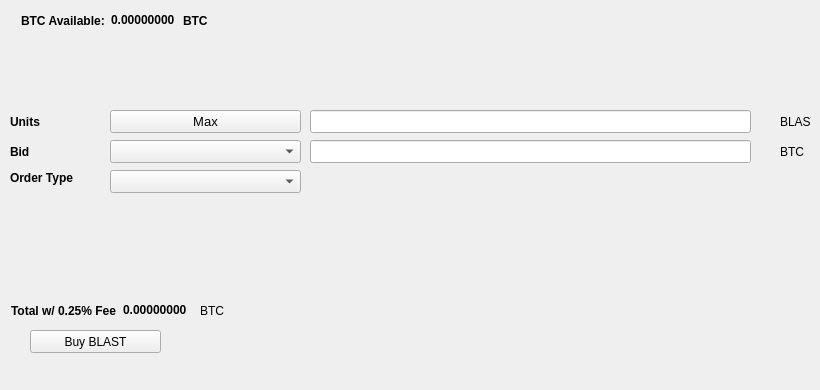
   <widget class="QWidget" name="BuyTab">
    <attribute name="title">
     <string>Buy</string>
    </attribute>
    <widget class="QPushButton" name="BuyBLAST">
     <property name="geometry">
      <rect>
       <x>30</x>
       <y>330</y>
       <width>131</width>
       <height>23</height>
      </rect>
     </property>
     <property name="text">
      <string>Buy BLAST</string>
     </property>
     <property name="icon">
      <iconset resource="../blastx.qrc">
       <normaloff>:/icons/bitcoin</normaloff>:/icons/bitcoin</iconset>
     </property>
    </widget>
    <widget class="QLabel" name="label_3">
     <property name="geometry">
      <rect>
       <x>10</x>
       <y>110</y>
       <width>46</width>
       <height>23</height>
      </rect>
     </property>
     <property name="font">
      <font>
       <weight>75</weight>
       <bold>true</bold>
      </font>
     </property>
     <property name="text">
      <string>Units</string>
     </property>
    </widget>
    <widget class="QLineEdit" name="UnitsInput">
     <property name="geometry">
      <rect>
       <x>310</x>
       <y>110</y>
       <width>441</width>
       <height>23</height>
      </rect>
     </property>
     <property name="font">
      <font>
       <pointsize>9</pointsize>
       <weight>75</weight>
       <bold>true</bold>
      </font>
     </property>
    </widget>
    <widget class="QLineEdit" name="BuyBidPriceEdit">
     <property name="geometry">
      <rect>
       <x>310</x>
       <y>140</y>
       <width>441</width>
       <height>23</height>
      </rect>
     </property>
     <property name="font">
      <font>
       <pointsize>9</pointsize>
       <weight>75</weight>
       <bold>true</bold>
      </font>
     </property>
    </widget>
    <widget class="QLabel" name="label_4">
     <property name="geometry">
      <rect>
       <x>780</x>
       <y>110</y>
       <width>31</width>
       <height>23</height>
      </rect>
     </property>
     <property name="text">
      <string>BLAST</string>
     </property>
    </widget>
    <widget class="QLabel" name="label_5">
     <property name="geometry">
      <rect>
       <x>780</x>
       <y>140</y>
       <width>31</width>
       <height>23</height>
      </rect>
     </property>
     <property name="text">
      <string>BTC</string>
     </property>
    </widget>
    <widget class="QLabel" name="label_6">
     <property name="geometry">
      <rect>
       <x>10</x>
       <y>140</y>
       <width>46</width>
       <height>23</height>
      </rect>
     </property>
     <property name="font">
      <font>
       <weight>75</weight>
       <bold>true</bold>
      </font>
     </property>
     <property name="text">
      <string>Bid</string>
     </property>
    </widget>
    <widget class="QLabel" name="label_7">
     <property name="geometry">
      <rect>
       <x>10</x>
       <y>170</y>
       <width>91</width>
       <height>16</height>
      </rect>
     </property>
     <property name="font">
      <font>
       <weight>75</weight>
       <bold>true</bold>
      </font>
     </property>
     <property name="text">
      <string>Order Type</string>
     </property>
    </widget>
    <widget class="QPushButton" name="Buy_Max_Amount">
     <property name="geometry">
      <rect>
       <x>110</x>
       <y>110</y>
       <width>191</width>
       <height>23</height>
      </rect>
     </property>
     <property name="font">
      <font>
       <pointsize>10</pointsize>
      </font>
     </property>
     <property name="text">
      <string>Max</string>
     </property>
    </widget>
    <widget class="QComboBox" name="BuyBidcomboBox">
     <property name="geometry">
      <rect>
       <x>110</x>
       <y>140</y>
       <width>191</width>
       <height>23</height>
      </rect>
     </property>
     <property name="font">
      <font>
       <pointsize>10</pointsize>
      </font>
     </property>
    </widget>
    <widget class="QComboBox" name="buyOrdertypeCombo">
     <property name="geometry">
      <rect>
       <x>110</x>
       <y>170</y>
       <width>191</width>
       <height>23</height>
      </rect>
     </property>
     <property name="font">
      <font>
       <pointsize>10</pointsize>
      </font>
     </property>
    </widget>
    <widget class="QWidget" name="layoutWidget1">
     <property name="geometry">
      <rect>
       <x>21</x>
       <y>11</y>
       <width>227</width>
       <height>19</height>
      </rect>
     </property>
     <layout class="QHBoxLayout" name="horizontalLayout_3">
      <item>
       <widget class="QLabel" name="label232">
        <property name="font">
         <font>
          <weight>75</weight>
          <bold>true</bold>
         </font>
        </property>
        <property name="text">
         <string>BTC Available:</string>
        </property>
       </widget>
      </item>
      <item>
       <widget class="QLabel" name="BtcAvailableLbl">
        <property name="palette">
         <palette>
          <active>
           <colorrole role="WindowText">
            <brush brushstyle="SolidPattern">
             <color alpha="255">
              <red>0</red>
              <green>0</green>
              <blue>0</blue>
             </color>
            </brush>
           </colorrole>
           <colorrole role="Button">
            <brush brushstyle="SolidPattern">
             <color alpha="255">
              <red>0</red>
              <green>170</green>
              <blue>0</blue>
             </color>
            </brush>
           </colorrole>
           <colorrole role="Light">
            <brush brushstyle="SolidPattern">
             <color alpha="255">
              <red>0</red>
              <green>255</green>
              <blue>0</blue>
             </color>
            </brush>
           </colorrole>
           <colorrole role="Midlight">
            <brush brushstyle="SolidPattern">
             <color alpha="255">
              <red>0</red>
              <green>212</green>
              <blue>0</blue>
             </color>
            </brush>
           </colorrole>
           <colorrole role="Dark">
            <brush brushstyle="SolidPattern">
             <color alpha="255">
              <red>0</red>
              <green>85</green>
              <blue>0</blue>
             </color>
            </brush>
           </colorrole>
           <colorrole role="Mid">
            <brush brushstyle="SolidPattern">
             <color alpha="255">
              <red>0</red>
              <green>113</green>
              <blue>0</blue>
             </color>
            </brush>
           </colorrole>
           <colorrole role="Text">
            <brush brushstyle="SolidPattern">
             <color alpha="255">
              <red>0</red>
              <green>170</green>
              <blue>0</blue>
             </color>
            </brush>
           </colorrole>
           <colorrole role="BrightText">
            <brush brushstyle="SolidPattern">
             <color alpha="255">
              <red>255</red>
              <green>255</green>
              <blue>255</blue>
             </color>
            </brush>
           </colorrole>
           <colorrole role="ButtonText">
            <brush brushstyle="SolidPattern">
             <color alpha="255">
              <red>0</red>
              <green>0</green>
              <blue>0</blue>
             </color>
            </brush>
           </colorrole>
           <colorrole role="Base">
            <brush brushstyle="SolidPattern">
             <color alpha="255">
              <red>255</red>
              <green>255</green>
              <blue>255</blue>
             </color>
            </brush>
           </colorrole>
           <colorrole role="Window">
            <brush brushstyle="SolidPattern">
             <color alpha="255">
              <red>0</red>
              <green>170</green>
              <blue>0</blue>
             </color>
            </brush>
           </colorrole>
           <colorrole role="Shadow">
            <brush brushstyle="SolidPattern">
             <color alpha="255">
              <red>0</red>
              <green>0</green>
              <blue>0</blue>
             </color>
            </brush>
           </colorrole>
           <colorrole role="AlternateBase">
            <brush brushstyle="SolidPattern">
             <color alpha="255">
              <red>127</red>
              <green>212</green>
              <blue>127</blue>
             </color>
            </brush>
           </colorrole>
           <colorrole role="ToolTipBase">
            <brush brushstyle="SolidPattern">
             <color alpha="255">
              <red>255</red>
              <green>255</green>
              <blue>220</blue>
             </color>
            </brush>
           </colorrole>
           <colorrole role="ToolTipText">
            <brush brushstyle="SolidPattern">
             <color alpha="255">
              <red>0</red>
              <green>0</green>
              <blue>0</blue>
             </color>
            </brush>
           </colorrole>
          </active>
          <inactive>
           <colorrole role="WindowText">
            <brush brushstyle="SolidPattern">
             <color alpha="255">
              <red>0</red>
              <green>0</green>
              <blue>0</blue>
             </color>
            </brush>
           </colorrole>
           <colorrole role="Button">
            <brush brushstyle="SolidPattern">
             <color alpha="255">
              <red>0</red>
              <green>170</green>
              <blue>0</blue>
             </color>
            </brush>
           </colorrole>
           <colorrole role="Light">
            <brush brushstyle="SolidPattern">
             <color alpha="255">
              <red>0</red>
              <green>255</green>
              <blue>0</blue>
             </color>
            </brush>
           </colorrole>
           <colorrole role="Midlight">
            <brush brushstyle="SolidPattern">
             <color alpha="255">
              <red>0</red>
              <green>212</green>
              <blue>0</blue>
             </color>
            </brush>
           </colorrole>
           <colorrole role="Dark">
            <brush brushstyle="SolidPattern">
             <color alpha="255">
              <red>0</red>
              <green>85</green>
              <blue>0</blue>
             </color>
            </brush>
           </colorrole>
           <colorrole role="Mid">
            <brush brushstyle="SolidPattern">
             <color alpha="255">
              <red>0</red>
              <green>113</green>
              <blue>0</blue>
             </color>
            </brush>
           </colorrole>
           <colorrole role="Text">
            <brush brushstyle="SolidPattern">
             <color alpha="255">
              <red>0</red>
              <green>170</green>
              <blue>0</blue>
             </color>
            </brush>
           </colorrole>
           <colorrole role="BrightText">
            <brush brushstyle="SolidPattern">
             <color alpha="255">
              <red>255</red>
              <green>255</green>
              <blue>255</blue>
             </color>
            </brush>
           </colorrole>
           <colorrole role="ButtonText">
            <brush brushstyle="SolidPattern">
             <color alpha="255">
              <red>0</red>
              <green>0</green>
              <blue>0</blue>
             </color>
            </brush>
           </colorrole>
           <colorrole role="Base">
            <brush brushstyle="SolidPattern">
             <color alpha="255">
              <red>255</red>
              <green>255</green>
              <blue>255</blue>
             </color>
            </brush>
           </colorrole>
           <colorrole role="Window">
            <brush brushstyle="SolidPattern">
             <color alpha="255">
              <red>0</red>
              <green>170</green>
              <blue>0</blue>
             </color>
            </brush>
           </colorrole>
           <colorrole role="Shadow">
            <brush brushstyle="SolidPattern">
             <color alpha="255">
              <red>0</red>
              <green>0</green>
              <blue>0</blue>
             </color>
            </brush>
           </colorrole>
           <colorrole role="AlternateBase">
            <brush brushstyle="SolidPattern">
             <color alpha="255">
              <red>127</red>
              <green>212</green>
              <blue>127</blue>
             </color>
            </brush>
           </colorrole>
           <colorrole role="ToolTipBase">
            <brush brushstyle="SolidPattern">
             <color alpha="255">
              <red>255</red>
              <green>255</green>
              <blue>220</blue>
             </color>
            </brush>
           </colorrole>
           <colorrole role="ToolTipText">
            <brush brushstyle="SolidPattern">
             <color alpha="255">
              <red>0</red>
              <green>0</green>
              <blue>0</blue>
             </color>
            </brush>
           </colorrole>
          </inactive>
          <disabled>
           <colorrole role="WindowText">
            <brush brushstyle="SolidPattern">
             <color alpha="255">
              <red>0</red>
              <green>85</green>
              <blue>0</blue>
             </color>
            </brush>
           </colorrole>
           <colorrole role="Button">
            <brush brushstyle="SolidPattern">
             <color alpha="255">
              <red>0</red>
              <green>170</green>
              <blue>0</blue>
             </color>
            </brush>
           </colorrole>
           <colorrole role="Light">
            <brush brushstyle="SolidPattern">
             <color alpha="255">
              <red>0</red>
              <green>255</green>
              <blue>0</blue>
             </color>
            </brush>
           </colorrole>
           <colorrole role="Midlight">
            <brush brushstyle="SolidPattern">
             <color alpha="255">
              <red>0</red>
              <green>212</green>
              <blue>0</blue>
             </color>
            </brush>
           </colorrole>
           <colorrole role="Dark">
            <brush brushstyle="SolidPattern">
             <color alpha="255">
              <red>0</red>
              <green>85</green>
              <blue>0</blue>
             </color>
            </brush>
           </colorrole>
           <colorrole role="Mid">
            <brush brushstyle="SolidPattern">
             <color alpha="255">
              <red>0</red>
              <green>113</green>
              <blue>0</blue>
             </color>
            </brush>
           </colorrole>
           <colorrole role="Text">
            <brush brushstyle="SolidPattern">
             <color alpha="255">
              <red>0</red>
              <green>85</green>
              <blue>0</blue>
             </color>
            </brush>
           </colorrole>
           <colorrole role="BrightText">
            <brush brushstyle="SolidPattern">
             <color alpha="255">
              <red>255</red>
              <green>255</green>
              <blue>255</blue>
             </color>
            </brush>
           </colorrole>
           <colorrole role="ButtonText">
            <brush brushstyle="SolidPattern">
             <color alpha="255">
              <red>0</red>
              <green>85</green>
              <blue>0</blue>
             </color>
            </brush>
           </colorrole>
           <colorrole role="Base">
            <brush brushstyle="SolidPattern">
             <color alpha="255">
              <red>0</red>
              <green>170</green>
              <blue>0</blue>
             </color>
            </brush>
           </colorrole>
           <colorrole role="Window">
            <brush brushstyle="SolidPattern">
             <color alpha="255">
              <red>0</red>
              <green>170</green>
              <blue>0</blue>
             </color>
            </brush>
           </colorrole>
           <colorrole role="Shadow">
            <brush brushstyle="SolidPattern">
             <color alpha="255">
              <red>0</red>
              <green>0</green>
              <blue>0</blue>
             </color>
            </brush>
           </colorrole>
           <colorrole role="AlternateBase">
            <brush brushstyle="SolidPattern">
             <color alpha="255">
              <red>0</red>
              <green>170</green>
              <blue>0</blue>
             </color>
            </brush>
           </colorrole>
           <colorrole role="ToolTipBase">
            <brush brushstyle="SolidPattern">
             <color alpha="255">
              <red>255</red>
              <green>255</green>
              <blue>220</blue>
             </color>
            </brush>
           </colorrole>
           <colorrole role="ToolTipText">
            <brush brushstyle="SolidPattern">
             <color alpha="255">
              <red>0</red>
              <green>0</green>
              <blue>0</blue>
             </color>
            </brush>
           </colorrole>
          </disabled>
         </palette>
        </property>
        <property name="font">
         <font>
          <weight>75</weight>
          <bold>true</bold>
         </font>
        </property>
        <property name="text">
         <string>0.00000000</string>
        </property>
        <property name="textInteractionFlags">
         <set>Qt::LinksAccessibleByMouse|Qt::TextSelectableByKeyboard|Qt::TextSelectableByMouse</set>
        </property>
       </widget>
      </item>
      <item>
       <widget class="QLabel" name="BtcAvailableLbl_2">
        <property name="font">
         <font>
          <weight>75</weight>
          <bold>true</bold>
         </font>
        </property>
        <property name="text">
         <string>BTC</string>
        </property>
       </widget>
      </item>
     </layout>
    </widget>
    <widget class="QWidget" name="layoutWidge2">
     <property name="geometry">
      <rect>
       <x>11</x>
       <y>301</y>
       <width>259</width>
       <height>19</height>
      </rect>
     </property>
     <layout class="QHBoxLayout" name="horizontalLayout_4">
      <item>
       <widget class="QLabel" name="label_9">
        <property name="font">
         <font>
          <weight>75</weight>
          <bold>true</bold>
         </font>
        </property>
        <property name="text">
         <string>Total w/ 0.25% Fee</string>
        </property>
       </widget>
      </item>
      <item>
       <widget class="QLabel" name="BuyCostLabel">
        <property name="palette">
         <palette>
          <active>
           <colorrole role="WindowText">
            <brush brushstyle="SolidPattern">
             <color alpha="255">
              <red>0</red>
              <green>0</green>
              <blue>0</blue>
             </color>
            </brush>
           </colorrole>
           <colorrole role="Button">
            <brush brushstyle="SolidPattern">
             <color alpha="255">
              <red>0</red>
              <green>170</green>
              <blue>0</blue>
             </color>
            </brush>
           </colorrole>
           <colorrole role="Light">
            <brush brushstyle="SolidPattern">
             <color alpha="255">
              <red>0</red>
              <green>255</green>
              <blue>0</blue>
             </color>
            </brush>
           </colorrole>
           <colorrole role="Midlight">
            <brush brushstyle="SolidPattern">
             <color alpha="255">
              <red>0</red>
              <green>212</green>
              <blue>0</blue>
             </color>
            </brush>
           </colorrole>
           <colorrole role="Dark">
            <brush brushstyle="SolidPattern">
             <color alpha="255">
              <red>0</red>
              <green>85</green>
              <blue>0</blue>
             </color>
            </brush>
           </colorrole>
           <colorrole role="Mid">
            <brush brushstyle="SolidPattern">
             <color alpha="255">
              <red>0</red>
              <green>113</green>
              <blue>0</blue>
             </color>
            </brush>
           </colorrole>
           <colorrole role="Text">
            <brush brushstyle="SolidPattern">
             <color alpha="255">
              <red>0</red>
              <green>170</green>
              <blue>0</blue>
             </color>
            </brush>
           </colorrole>
           <colorrole role="BrightText">
            <brush brushstyle="SolidPattern">
             <color alpha="255">
              <red>255</red>
              <green>255</green>
              <blue>255</blue>
             </color>
            </brush>
           </colorrole>
           <colorrole role="ButtonText">
            <brush brushstyle="SolidPattern">
             <color alpha="255">
              <red>0</red>
              <green>0</green>
              <blue>0</blue>
             </color>
            </brush>
           </colorrole>
           <colorrole role="Base">
            <brush brushstyle="SolidPattern">
             <color alpha="255">
              <red>255</red>
              <green>255</green>
              <blue>255</blue>
             </color>
            </brush>
           </colorrole>
           <colorrole role="Window">
            <brush brushstyle="SolidPattern">
             <color alpha="255">
              <red>0</red>
              <green>170</green>
              <blue>0</blue>
             </color>
            </brush>
           </colorrole>
           <colorrole role="Shadow">
            <brush brushstyle="SolidPattern">
             <color alpha="255">
              <red>0</red>
              <green>0</green>
              <blue>0</blue>
             </color>
            </brush>
           </colorrole>
           <colorrole role="AlternateBase">
            <brush brushstyle="SolidPattern">
             <color alpha="255">
              <red>127</red>
              <green>212</green>
              <blue>127</blue>
             </color>
            </brush>
           </colorrole>
           <colorrole role="ToolTipBase">
            <brush brushstyle="SolidPattern">
             <color alpha="255">
              <red>255</red>
              <green>255</green>
              <blue>220</blue>
             </color>
            </brush>
           </colorrole>
           <colorrole role="ToolTipText">
            <brush brushstyle="SolidPattern">
             <color alpha="255">
              <red>0</red>
              <green>0</green>
              <blue>0</blue>
             </color>
            </brush>
           </colorrole>
          </active>
          <inactive>
           <colorrole role="WindowText">
            <brush brushstyle="SolidPattern">
             <color alpha="255">
              <red>0</red>
              <green>0</green>
              <blue>0</blue>
             </color>
            </brush>
           </colorrole>
           <colorrole role="Button">
            <brush brushstyle="SolidPattern">
             <color alpha="255">
              <red>0</red>
              <green>170</green>
              <blue>0</blue>
             </color>
            </brush>
           </colorrole>
           <colorrole role="Light">
            <brush brushstyle="SolidPattern">
             <color alpha="255">
              <red>0</red>
              <green>255</green>
              <blue>0</blue>
             </color>
            </brush>
           </colorrole>
           <colorrole role="Midlight">
            <brush brushstyle="SolidPattern">
             <color alpha="255">
              <red>0</red>
              <green>212</green>
              <blue>0</blue>
             </color>
            </brush>
           </colorrole>
           <colorrole role="Dark">
            <brush brushstyle="SolidPattern">
             <color alpha="255">
              <red>0</red>
              <green>85</green>
              <blue>0</blue>
             </color>
            </brush>
           </colorrole>
           <colorrole role="Mid">
            <brush brushstyle="SolidPattern">
             <color alpha="255">
              <red>0</red>
              <green>113</green>
              <blue>0</blue>
             </color>
            </brush>
           </colorrole>
           <colorrole role="Text">
            <brush brushstyle="SolidPattern">
             <color alpha="255">
              <red>0</red>
              <green>170</green>
              <blue>0</blue>
             </color>
            </brush>
           </colorrole>
           <colorrole role="BrightText">
            <brush brushstyle="SolidPattern">
             <color alpha="255">
              <red>255</red>
              <green>255</green>
              <blue>255</blue>
             </color>
            </brush>
           </colorrole>
           <colorrole role="ButtonText">
            <brush brushstyle="SolidPattern">
             <color alpha="255">
              <red>0</red>
              <green>0</green>
              <blue>0</blue>
             </color>
            </brush>
           </colorrole>
           <colorrole role="Base">
            <brush brushstyle="SolidPattern">
             <color alpha="255">
              <red>255</red>
              <green>255</green>
              <blue>255</blue>
             </color>
            </brush>
           </colorrole>
           <colorrole role="Window">
            <brush brushstyle="SolidPattern">
             <color alpha="255">
              <red>0</red>
              <green>170</green>
              <blue>0</blue>
             </color>
            </brush>
           </colorrole>
           <colorrole role="Shadow">
            <brush brushstyle="SolidPattern">
             <color alpha="255">
              <red>0</red>
              <green>0</green>
              <blue>0</blue>
             </color>
            </brush>
           </colorrole>
           <colorrole role="AlternateBase">
            <brush brushstyle="SolidPattern">
             <color alpha="255">
              <red>127</red>
              <green>212</green>
              <blue>127</blue>
             </color>
            </brush>
           </colorrole>
           <colorrole role="ToolTipBase">
            <brush brushstyle="SolidPattern">
             <color alpha="255">
              <red>255</red>
              <green>255</green>
              <blue>220</blue>
             </color>
            </brush>
           </colorrole>
           <colorrole role="ToolTipText">
            <brush brushstyle="SolidPattern">
             <color alpha="255">
              <red>0</red>
              <green>0</green>
              <blue>0</blue>
             </color>
            </brush>
           </colorrole>
          </inactive>
          <disabled>
           <colorrole role="WindowText">
            <brush brushstyle="SolidPattern">
             <color alpha="255">
              <red>0</red>
              <green>85</green>
              <blue>0</blue>
             </color>
            </brush>
           </colorrole>
           <colorrole role="Button">
            <brush brushstyle="SolidPattern">
             <color alpha="255">
              <red>0</red>
              <green>170</green>
              <blue>0</blue>
             </color>
            </brush>
           </colorrole>
           <colorrole role="Light">
            <brush brushstyle="SolidPattern">
             <color alpha="255">
              <red>0</red>
              <green>255</green>
              <blue>0</blue>
             </color>
            </brush>
           </colorrole>
           <colorrole role="Midlight">
            <brush brushstyle="SolidPattern">
             <color alpha="255">
              <red>0</red>
              <green>212</green>
              <blue>0</blue>
             </color>
            </brush>
           </colorrole>
           <colorrole role="Dark">
            <brush brushstyle="SolidPattern">
             <color alpha="255">
              <red>0</red>
              <green>85</green>
              <blue>0</blue>
             </color>
            </brush>
           </colorrole>
           <colorrole role="Mid">
            <brush brushstyle="SolidPattern">
             <color alpha="255">
              <red>0</red>
              <green>113</green>
              <blue>0</blue>
             </color>
            </brush>
           </colorrole>
           <colorrole role="Text">
            <brush brushstyle="SolidPattern">
             <color alpha="255">
              <red>0</red>
              <green>85</green>
              <blue>0</blue>
             </color>
            </brush>
           </colorrole>
           <colorrole role="BrightText">
            <brush brushstyle="SolidPattern">
             <color alpha="255">
              <red>255</red>
              <green>255</green>
              <blue>255</blue>
             </color>
            </brush>
           </colorrole>
           <colorrole role="ButtonText">
            <brush brushstyle="SolidPattern">
             <color alpha="255">
              <red>0</red>
              <green>85</green>
              <blue>0</blue>
             </color>
            </brush>
           </colorrole>
           <colorrole role="Base">
            <brush brushstyle="SolidPattern">
             <color alpha="255">
              <red>0</red>
              <green>170</green>
              <blue>0</blue>
             </color>
            </brush>
           </colorrole>
           <colorrole role="Window">
            <brush brushstyle="SolidPattern">
             <color alpha="255">
              <red>0</red>
              <green>170</green>
              <blue>0</blue>
             </color>
            </brush>
           </colorrole>
           <colorrole role="Shadow">
            <brush brushstyle="SolidPattern">
             <color alpha="255">
              <red>0</red>
              <green>0</green>
              <blue>0</blue>
             </color>
            </brush>
           </colorrole>
           <colorrole role="AlternateBase">
            <brush brushstyle="SolidPattern">
             <color alpha="255">
              <red>0</red>
              <green>170</green>
              <blue>0</blue>
             </color>
            </brush>
           </colorrole>
           <colorrole role="ToolTipBase">
            <brush brushstyle="SolidPattern">
             <color alpha="255">
              <red>255</red>
              <green>255</green>
              <blue>220</blue>
             </color>
            </brush>
           </colorrole>
           <colorrole role="ToolTipText">
            <brush brushstyle="SolidPattern">
             <color alpha="255">
              <red>0</red>
              <green>0</green>
              <blue>0</blue>
             </color>
            </brush>
           </colorrole>
          </disabled>
         </palette>
        </property>
        <property name="font">
         <font>
          <weight>75</weight>
          <bold>true</bold>
         </font>
        </property>
        <property name="autoFillBackground">
         <bool>false</bool>
        </property>
        <property name="text">
         <string>0.00000000</string>
        </property>
        <property name="textInteractionFlags">
         <set>Qt::LinksAccessibleByMouse|Qt::TextSelectableByMouse</set>
        </property>
       </widget>
      </item>
      <item>
       <widget class="QLabel" name="label_10">
        <property name="font">
         <font>
          <weight>50</weight>
          <bold>false</bold>
         </font>
        </property>
        <property name="text">
         <string>BTC</string>
        </property>
       </widget>
      </item>
     </layout>
    </widget>
    <widget class="QLabel" name="label_24">
     <property name="geometry">
      <rect>
       <x>460</x>
       <y>300</y>
       <width>281</width>
       <height>81</height>
      </rect>
     </property>
     <property name="text">
      <string/>
     </property>
     <property name="pixmap">
      <pixmap>:/images/bittrex</pixmap>
     </property>
    </widget>
   </widget>
